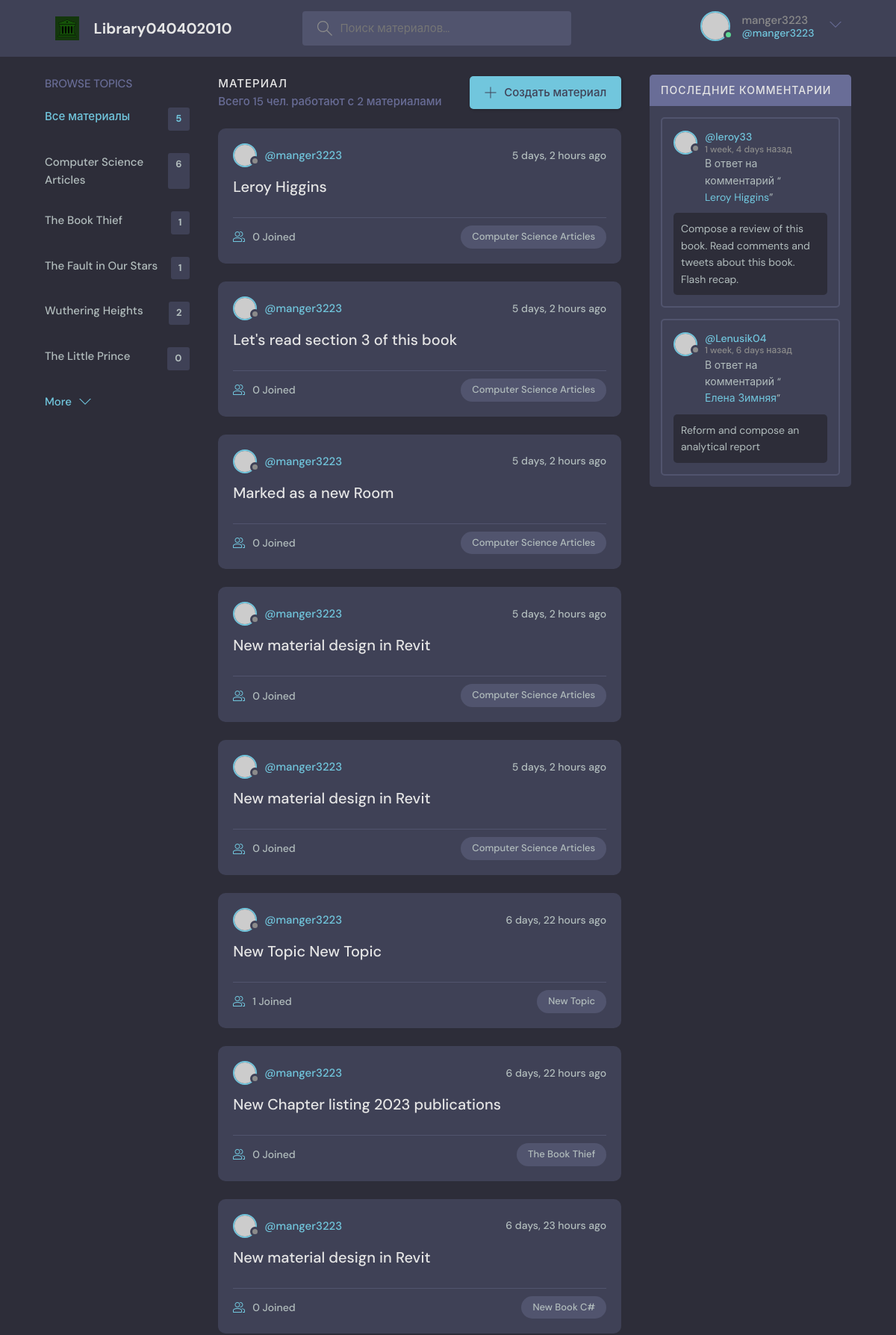
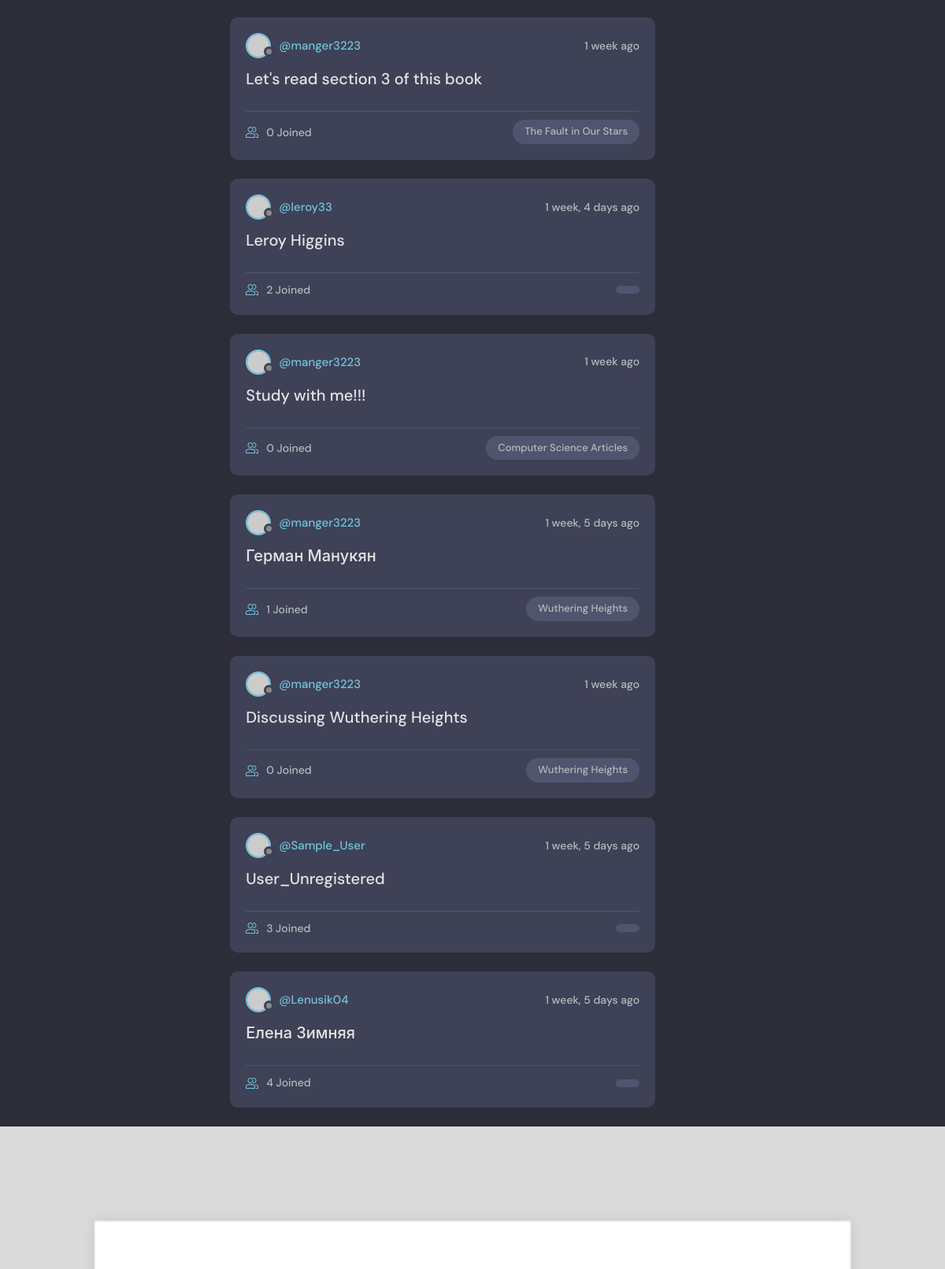
The app's page / (signed in, upper part) with its own data (2 pictures, top to bottom).
### base/models.py (models this page shows, shortened)
class Book(models.Model):
    name = models.CharField(max_length=30)

class Authorize(models.Model):
    host = models.ForeignKey(User, on_delete=models.SET_NULL, null = True)
    class Mode(models.IntegerChoices):
        admin = 0
        test = -1
        user = 1
        librarian = 2
        guest = 3
    book = models.ForeignKey('Book', on_delete=models.SET_NULL, null=True)
    name = models.CharField(max_length=50)
    mode = models.IntegerField(choices = Mode.choices)
    login = models.CharField(max_length = 100)
    password = models.CharField(max_length = 100)
    description = models.CharField(max_length=50, null=True)
    participants = models.ManyToManyField(User, related_name='participants', blank=True)
    assigned = models.ForeignKey('Assigned_material', on_delete=models.SET_NULL, null=True)
    updated = models.DateTimeField(auto_now=True)
    created = models.DateTimeField(auto_now_add=True)
    class Meta:
        ordering = ['-updated', '-created'] #without dashes ascending order
    def __str__(self):
        return self.name

class Assigned_material(models.Model):
    user_id = models.ForeignKey(User, on_delete=models.CASCADE)
    authorize_id = models.ForeignKey(Authorize, on_delete=models.CASCADE)
    library_entity_id = models.ForeignKey(LibraryEntity, on_delete=models.CASCADE, null=True)
    body = models.TextField(max_length = 90)
    updated = models.DateTimeField(auto_now=True)
    created = models.DateTimeField(auto_now_add=True)
    class Meta:
        ordering = ['-updated', '-created']

### base/views.py (the view)
# urls.py: 2. Add a URL to urlpatterns:  path('', views.home, name='home')
def home(request):
    q = request.GET.get('q') if request.GET.get('q') != None else ''
    auth_id = Authorize.objects.filter(
        Q(assigned__library_entity_id__book__name__icontains=q) |
        Q(name__contains=q) |
        Q(assigned__library_entity_id__description__contains=q)
    )
    books = Book.objects.all()[0:5]
    Authorize_count = auth_id.count()
    auth_comments = Assigned_material.objects.filter(Q(library_entity_id__book__name__icontains=q))
    assigned_count = auth_comments.count()
    context = {'authorize_mode': auth_id, 'books': books, 'Authorize_count': Authorize_count, 'auth_comments': auth_comments, 'assigned_count': assigned_count}
    return render(request, 'base/home.html', context)

### base/templates/base/home.html (shortened to what this page needs)
  {% extends 'main.html' %}
  {% block content %}
    <main class="layout layout--3">
      <div class="container">
        {% include 'base/books_component.html' %}
        <div class="roomList">
          <div class="roomList__header">
            <div>
              <h2>Материал {{auth_id.name}}</h2>
              <p>Всего {{Authorize_count}} чел. работают с {{assigned_count}} материалами</p>
            </div>
            <a class="btn btn--main" href="{% url 'create-resource' %}">
              <svg version="1.1" xmlns="http://www.w3.org/2000/svg" width="32" height="32" viewBox="0 0 32 32">
                <title>add</title>
                <path
                  d="M16.943 0.943h-1.885v14.115h-14.115v1.885h14.115v14.115h1.885v-14.115h14.115v-1.885h-14.115v-14.115z"
                ></path>
              </svg>
              Создать материал
            </a>
          </div>
          {% include 'base/feed_component.html' %}
        </div>
        {% include 'base/activity_component.html' %}
      </div>
    </main>
  {% endblock content %}

### templates_for_my_library/navbar.html (shortened to what this page needs)
{% load static %}
<header class="header header--loggedIn">
      <div class="container">
        <a href="{% url 'Homepage' %}" class="header__logo">
          <img src="{% static 'images/Logo.svg' %}" />
          <h1>Library040402010</h1>
        </a>
        <form class="header__search" method="GET" action="{% url 'Homepage' %}">
          <label>
            <input name="q" placeholder="Поиск материалов..." />
          </label>
        </form>
        <nav class="header__menu">
          {% if request.user.is_authenticated %}
          <div class="header__user">
            <a href="{% url 'update-profile' %}">
              <div class="avatar avatar--medium active">
                <img src="https://randomuser.me/api/portraits/men/37.jpg" />
              </div>
              <p>{{request.user.username}} <span>@{{request.user.username}}</span></p>
            </a>
            <button class="dropdown-button">
              <svg version="1.1" xmlns="http://www.w3.org/2000/svg" width="32" height="32" viewBox="0 0 32 32">
                <title>chevron-down</title>
                <path d="M16 21l-13-13h-3l16 16 16-16h-3l-13 13z"></path>
              </svg>
            </button>
          </div>
          {% else %}
          <a href="{% url 'login' %}">
            <img src="{% static 'images/avatar.svg' %}" />
            <p>Login</p>
          </a>
          {% endif %}
        </nav>
      </div>
    </header>

### base/templates/base/books_component.html
<div class="topics">
  <div class="topics__header">
    <h2>Browse Topics</h2>
  </div>
  <ul class="topics__list">
    <li>
      <a href="{% url 'Homepage' %}" class="active">Все материалы <span>{{books.count}}</span></a>
    </li>
      {% for book in books %}
    <li>
      <a href="{% url 'Homepage' %}?q={{book.name}}">{{book.name}} <span>{{book.authorize_set.all.count}}</span></a>
    </li>
      {% endfor %}
  </ul>
  <a class="btn btn--link" href="{% url 'topics' %}">
    More
    <svg version="1.1" xmlns="http://www.w3.org/2000/svg" width="32" height="32" viewBox="0 0 32 32">
      <title>chevron-down</title>
      <path d="M16 21l-13-13h-3l16 16 16-16h-3l-13 13z"></path>
    </svg>
  </a>
</div>

### base/templates/base/feed_component.html (shortened to what this page needs)
{% for auth_id in authorize_mode %}
<div class="roomListRoom">
            <div class="roomListRoom__header">
              <a href="{% url 'user-profile' auth_id.host.id%}" class="roomListRoom__author">
                <div class="avatar avatar--small">
                  <img src="https://randomuser.me/api/portraits/women/11.jpg" />
                </div>
                <span>@{{auth_id.host.username}}</span>
              </a>
              <div class="roomListRoom__actions">
                <span>{{auth_id.created|timesince}} ago</span>
              </div>
            </div>
            <div class="roomListRoom__content">
              <a href="{% url 'Authorize' auth_id.id %}">{{auth_id.name}}</a>
            </div>
            <div class="roomListRoom__meta">
              <a href="{% url 'Authorize' auth_id.id %}" class="roomListRoom__joined">
                  {{auth_id.participants.all.count}} Joined
              </a>
              <p class="roomListRoom__topic">{{auth_id.book.name}}</p>
            </div>
          </div>
{% endfor %}

### base/templates/base/activity_component.html (shortened to what this page needs)
<div class="activities">
      <div class="activities__header">
        <h2>Последние комментарии</h2>
      </div>
        {% for comment in auth_comments %}
      <div class="activities__box">
        <div class="activities__boxHeader roomListRoom__header">
          <a href="{% url 'user-profile' comment.user_id.id %}" class="roomListRoom__author">
            <div class="avatar avatar--small">
              <img src="https://randomuser.me/api/portraits/women/11.jpg" />
            </div>
            <p>
              @{{comment.user_id}}
              <span>{{comment.created|timesince}} назад</span>
            </p>
          </a>
        </div>
        <div class="activities__boxContent">
          <p>В ответ на комментарий “<a href="{% url 'Authorize' comment.authorize_id.id %}">{{comment.authorize_id}}</a>”</p>
          <div class="activities__boxRoomContent">
            {{comment.body}}
          </div>
        </div>
      </div>
    {% endfor %}
</div>

### records on screen
Book: name "Computer Science Articles", authorize_set.all.count "6"
Book: name "The Book Thief", authorize_set.all.count "1"
Book: name "The Fault in Our Stars", authorize_set.all.count "1"
Book: name "Wuthering Heights", authorize_set.all.count "2"
Book: name "The Little Prince", authorize_set.all.count "0"
Authorize: host.username "manger3223", created "5 days, 2 hours", name "Leroy Higgins", participants.all.count "0", book.name "Computer Science Articles"
Authorize: host.username "manger3223", created "5 days, 2 hours", name "Let's read section 3 of this book", participants.all.count "0", book.name "Computer Science Articles"
Authorize: host.username "manger3223", created "5 days, 2 hours", name "Marked as a new Room", participants.all.count "0", book.name "Computer Science Articles"
Authorize: host.username "manger3223", created "5 days, 2 hours", name "New material design in Revit", participants.all.count "0", book.name "Computer Science Articles"
Authorize: host.username "manger3223", created "5 days, 2 hours", name "New material design in Revit", participants.all.count "0", book.name "Computer Science Articles"
Authorize: host.username "manger3223", created "6 days, 22 hours", name "New Topic New Topic", participants.all.count "1", book.name "New Topic"
Authorize: host.username "manger3223", created "6 days, 22 hours", name "New Chapter listing 2023 publications", participants.all.count "0", book.name "The Book Thief"
Authorize: host.username "manger3223", created "6 days, 23 hours", name "New material design in Revit", participants.all.count "0", book.name "New Book C#"
Authorize: host.username "manger3223", created "1 week", name "Let's read section 3 of this book", participants.all.count "0", book.name "The Fault in Our Stars"
Authorize: host.username "leroy33", created "1 week, 4 days", name "Leroy Higgins", participants.all.count "2"
Authorize: host.username "manger3223", created "1 week", name "Study with me!!!", participants.all.count "0", book.name "Computer Science Articles"
Authorize: host.username "manger3223", created "1 week, 5 days", name "Герман Манукян", participants.all.count "1", book.name "Wuthering Heights"
Authorize: host.username "manger3223", created "1 week", name "Discussing Wuthering Heights", participants.all.count "0", book.name "Wuthering Heights"
Authorize: host.username "Sample_User", created "1 week, 5 days", name "User_Unregistered", participants.all.count "3"
Authorize: host.username "Lenusik04", created "1 week, 5 days", name "Елена Зимняя", participants.all.count "4"
Assigned_material: user_id "leroy33", created "1 week, 4 days", authorize_id "Leroy Higgins", body "Compose a review of this book. Read comments and tweets about this book. Flash recap."
Assigned_material: user_id "Lenusik04", created "1 week, 6 days", authorize_id "Елена Зимняя", body "Reform and compose an analytical report"

### other values on screen
{{ request.user.username }} "manger3223"
{{ books.count }} "5"
{{ Authorize_count }} "15"
{{ assigned_count }} "2"
